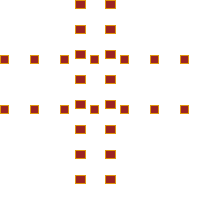
Frame 1 (no input)
Frame 60 (the mouse pressed at the canvas centre just before this capture): identical to frame 1, image omitted
Frame 120 (the mouse held since frame 60 and released just before this capture): identical to frame 1, image omitted

The Processing sketch that drew this single still picture (run headless with seeded random() and noise(); from frame 60 on, the mouse is pressed at the canvas centre):

// Processing sketch: processing_96544
// ── processing_96544.pde

//Wictor Hugo - Variação quadrática
void setup () {
  size(200, 200);
  background(255);
  noStroke();
}

void draw () {
  for (int x=0; x < 80; x++)
  {
    fill (155,36,35);
    stroke (225, 150, 10);
    rect(x*30, 55, 8, 8);
    rect (x*30, 105, 8, 8);
    rect (75, x*25, 10, 8);
    rect (105, x*25, 10, 8);
  }
}
